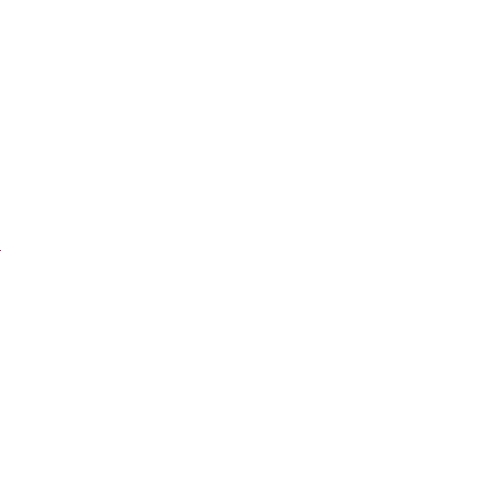
Frame 1 (no input)
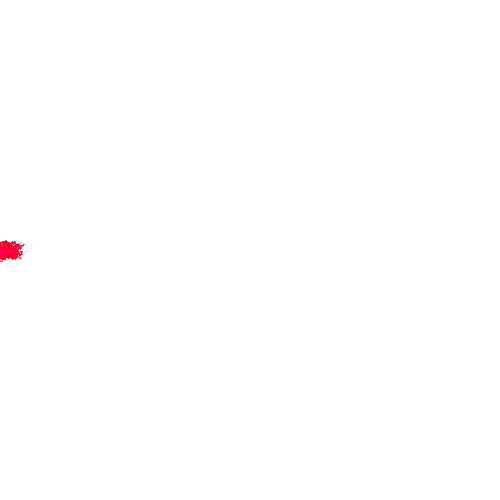
Frame 60 (the mouse pressed at the canvas centre just before this capture)
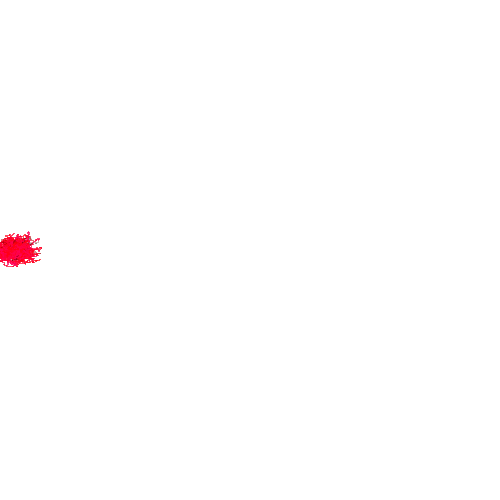
Frame 120 (the mouse held since frame 60 and released just before this capture)

The Processing sketch that drew these frames (run headless with seeded random() and noise(); from frame 60 on, the mouse is pressed at the canvas centre):

// Processing sketch: paseoAleatorio_2_1
// ── paseoAleatorio_2_1.pde
Walker[]w = new Walker [100];

void setup() {
  size(500, 500);
  background(255);
  for (int i =0; i< w.length; i++) {
    w[i] = new Walker();
  }
}

void draw() {
  for (int i = 0; i< w.length; i++) {
    w[i].display(i*20, 0, i*.9, i*20);
    w[i].step();
    
  }
  
}
// ── Walker.pde
class Walker {
  int x;
  int y;



  Walker() {
    x = 0;
    y = height/2;
  }

  void display(float r, float g, float b, float t) {
    stroke(r, g, b, t);
    strokeWeight(1);
    point(x, y);
  }

  void step() {
    float r = random(1);
    if (r < 0.4) {
      x++;
    } else if (r < 0.6) {
      x--;
    } else if (r < 0.8) {
      y++;
    } else {
      y--;
    }
  }
}//EOC
